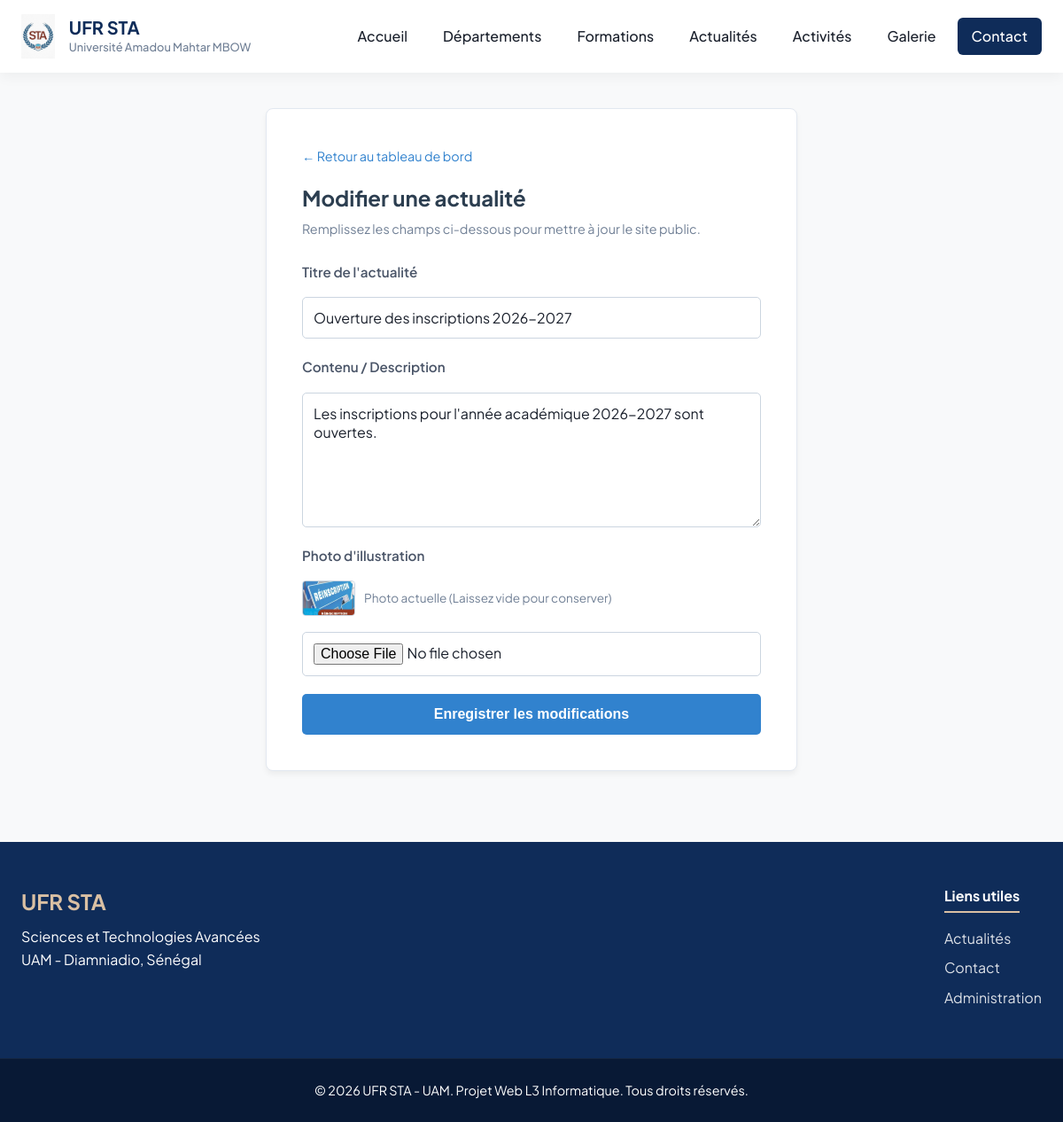
The app's page /admin/actualites/modifier/1 (signed in) with its own data.
### models.py (models this page shows)
class Actualite(db.Model):
    id = db.Column(db.Integer, primary_key=True)
    titre = db.Column(db.String(200), nullable=False)
    date = db.Column(db.Date, nullable=False)
    description = db.Column(db.Text)
    photo = db.Column(db.String(200))

### app.py (the view, shortened to what this page needs)
@app.route('/admin/actualites/modifier/<int:id>', methods=['GET', 'POST'])
@login_required
def modifier_actualite(id):
    actu = Actualite.query.get_or_404(id)
    return render_template('admin/form_actualité.html', actualite=actu,action="Modifier")

### app.py (called while the page is built)
def login_required(f):
    @functools.wraps(f)
    def decorated_function(*args, **kwargs):
        if 'admin_id' not in session:
            return redirect(url_for('admin_login'))
        return f(*args, **kwargs)
    return decorated_function

### templates/admin/form_actualité.html (shortened to what this page needs)
{% extends 'base.html' %}
{% block content %}
<div class="form-container" style="padding: 40px; max-width: 600px; margin: 40px auto; border: 1px solid #e2e8f0; border-radius: 8px; background: #fff; box-shadow: 0 4px 6px rgba(0,0,0,0.05); font-family: 'Plus Jakarta Sans', sans-serif;">
    <div style="margin-bottom: 25px;">
        <a href="{{ url_for('admin_dashboard') }}" style="color: #3182ce; text-decoration: none; font-size: 0.9em;">← Retour au tableau de bord</a>
        <h2 style="color: #2c3e50; margin-top: 15px; margin-bottom: 5px;">{{ action if action else 'Publier' }} une actualité</h2>
        <p style="color: #718096; margin: 0; font-size: 0.9em;">Remplissez les champs ci-dessous pour mettre à jour le site public.</p>
    </div>
    <form method="POST" enctype="multipart/form-data" style="display: flex; flex-direction: column; gap: 20px;">
        <div class="form-group">
            <label for="titre" style="display: block; margin-bottom: 8px; font-weight: 600; color: #4a5568;">Titre de l'actualité</label>
            <input type="text" id="titre" name="titre" value="{{ actualite.titre if actualite else '' }}" placeholder="Ex: Soutenance de thèse en Informatique" required
                   style="width: 100%; padding: 12px; border: 1px solid #cbd5e0; border-radius: 5px; font-size: 1rem;">
        </div>
        <div class="form-group">
            <label for="description" style="display: block; margin-bottom: 8px; font-weight: 600; color: #4a5568;">Contenu / Description</label>
            <textarea id="description" name="description" rows="6" placeholder="Écrivez le texte de l'actualité ici..." required
                      style="width: 100%; padding: 12px; border: 1px solid #cbd5e0; border-radius: 5px; font-size: 1rem; font-family: inherit; resize: vertical;">{{ actualite.description if actualite else '' }}</textarea>
        </div>
        <div class="form-group">
            <label for="photo" style="display: block; margin-bottom: 8px; font-weight: 600; color: #4a5568;">Photo d'illustration</label>
            {% if actualite and actualite.photo %}
                <div style="display: flex; align-items: center; gap: 10px; margin-bottom: 10px;">
                    <img src="{{ url_for('static', filename='uploads/' + actualite.photo) }}" style="width: 60px; height: 40px; object-fit: cover; border-radius: 4px; border: 1px solid #cbd5e0;">
                    <span style="font-size: 0.85em; color: #718096;">Photo actuelle (Laissez vide pour conserver)</span>
                </div>
            {% endif %}
            <input type="file" id="photo" name="photo" accept="image/*"
                   style="width: 100%; padding: 12px; border: 1px solid #cbd5e0; border-radius: 5px; font-size: 1rem;">
        </div>
        <button type="submit" style="background: #3182ce; color: white; padding: 14px; border: none; border-radius: 5px; font-size: 1rem; font-weight: bold; cursor: pointer; transition: background 0.2s;">
            {{ 'Enregistrer les modifications' if actualite else 'Enregistrer et Publier l\'actualité' }}
        </button>
    </form>
</div>
{% endblock %}

### static/css/style.css (style rules this page uses)
:root { --primary-color: #0f2c59; --secondary-color: #dac0a3; --text-dark: #1a202c; --light-bg: #f8f9fa; --white: #ffffff; --border-color: #e2e8f0; --shadow: 0 4px 15px rgba(0, 0, 0, 0.05); --transition: all 0.3s cubic-bezier(0.4, 0, 0.2, 1); }
* { box-sizing: border-box; margin: 0; padding: 0; }
body { font-family: 'Plus Jakarta Sans', sans-serif; color: var(--text-dark); background-color: var(--light-bg); line-height: 1.6; }
img { max-width: 100%; height: auto; display: block; }
a { text-decoration: none; color: inherit; }
.form-group { display: flex; flex-direction: column; gap: 0.5rem; }
.form-group label { font-weight: 600; color: var(--primary-color); font-size: 0.95rem; }
.form-group input, .form-group textarea { padding: 0.75rem 1rem; border: 1px solid var(--border-color); border-radius: 6px; font-family: inherit; font-size: 1rem; color: var(--text-dark); transition: var(--transition); }

### records on screen
Actualite: titre "Ouverture des inscriptions 2026-2027", description "Les inscriptions pour l'année académique 2026-2027 sont ouvertes.", photo (picture)

### other values on screen
{{ action if action else 'Publier' }} "Modifier"
